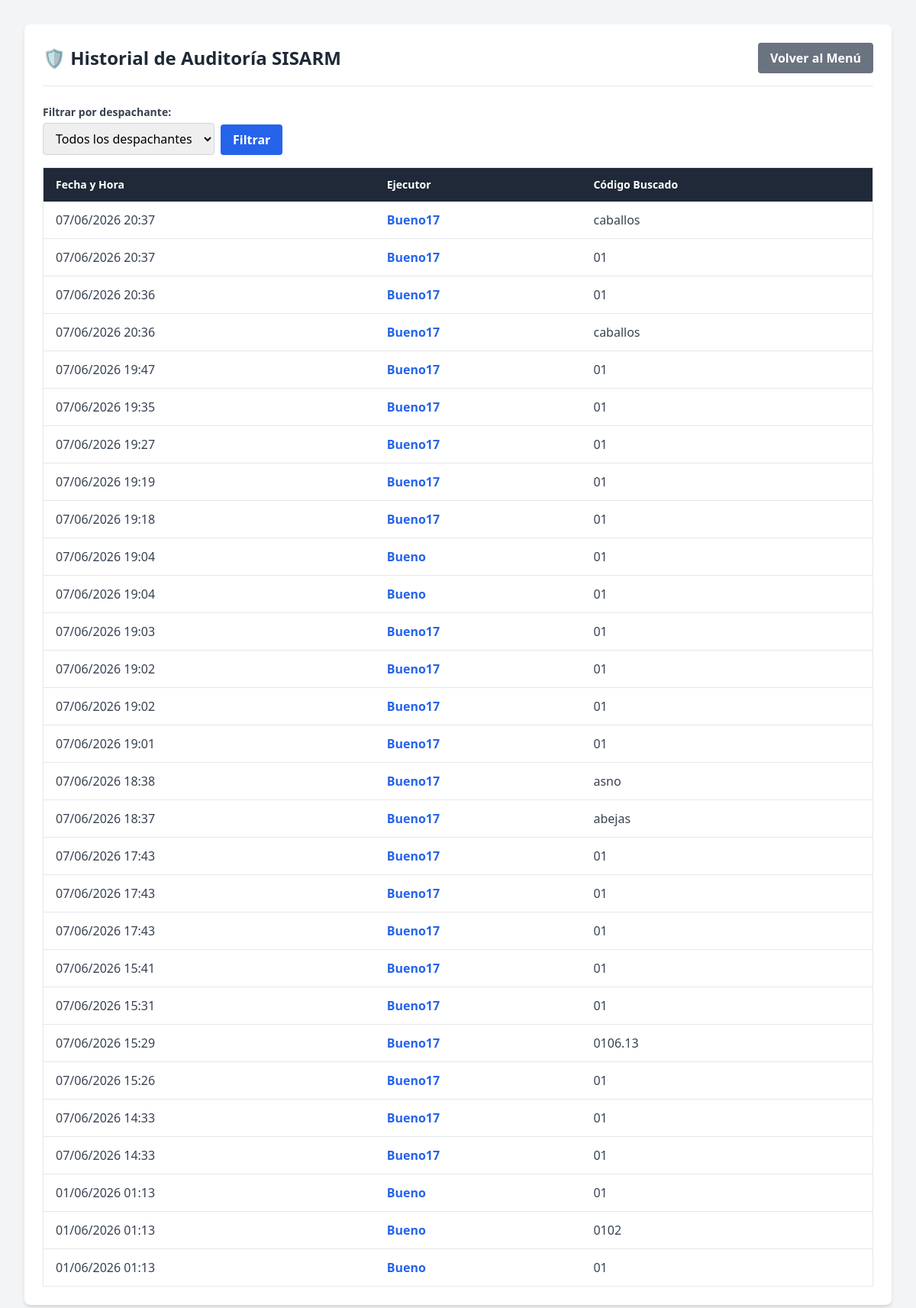
The page /auditoria/ (signed in) on the database its author committed.
### cuentas/models.py (models this page shows, shortened)
class HistorialBusqueda(models.Model):
    usuario = models.ForeignKey(User, on_delete=models.DO_NOTHING, verbose_name="Usuario Ejecutor")
    codigo_buscado = models.CharField(max_length=50, verbose_name="Código Buscado")
    fecha = models.DateTimeField(auto_now_add=True, verbose_name="Fecha y Hora")
    class Meta:
        verbose_name = "Historial de Búsqueda"
        verbose_name_plural = "Historiales de Búsqueda"
        ordering = ['-fecha']

### cuentas/views.py (the view)
# urls.py: path('auditoria/', views.auditoria_busquedas, name='auditoria'),
@staff_member_required
def auditoria_busquedas(request):
    usuarios = User.objects.filter(historialbusqueda__isnull=False).distinct()
    usuario_filtro = request.GET.get('usuario', '')
    registros = HistorialBusqueda.objects.all()
    if usuario_filtro:
        registros = registros.filter(usuario__username=usuario_filtro)
    return render(request, 'auditoria.html', {
        'registros': registros,
        'usuarios': usuarios,
        'usuario_filtro': usuario_filtro,
    })

### templates/auditoria.html (shortened to what this page needs)
<!DOCTYPE html>
<html lang="es">
<head>
    <script src="https://cdn.tailwindcss.com"></script>
</head>
<body class="bg-gray-100 min-h-screen p-8">
    <div class="max-w-6xl mx-auto bg-white p-6 rounded-lg shadow-md">
        <div class="flex justify-between items-center mb-6 border-b pb-4">
            <h1 class="text-2xl font-bold text-gray-800">🛡️ Historial de Auditoría SISARM</h1>
            <a href="{% url 'home' %}" class="bg-gray-500 hover:bg-gray-600 text-white font-bold py-2 px-4 rounded transition duration-300">
                Volver al Menú
            </a>
        </div>
        <form method="get" class="mb-4 flex flex-wrap gap-2 items-end">
            <div>
                <label for="filtro-usuario" class="block text-sm font-bold text-gray-700 mb-1">Filtrar por despachante:</label>
                <select name="usuario" id="filtro-usuario" class="border border-gray-300 rounded px-3 py-2 focus:outline-none focus:ring-2 focus:ring-blue-500">
                    <option value="">Todos los despachantes</option>
                </select>
            </div>
            <button type="submit" class="bg-blue-600 hover:bg-blue-700 text-white font-bold py-2 px-4 rounded transition duration-300">
                Filtrar
            </button>
        </form>
        <div class="overflow-x-auto">
            <table class="min-w-full bg-white border border-gray-200">
                <thead class="bg-gray-800 text-white">
                    <tr>
                        <th class="py-3 px-4 text-left font-semibold text-sm">Fecha y Hora</th>
                        <th class="py-3 px-4 text-left font-semibold text-sm">Ejecutor</th>
                        <th class="py-3 px-4 text-left font-semibold text-sm">Código Buscado</th>
                    </tr>
                </thead>
                <tbody class="text-gray-700">
                    {% for registro in registros %}
                    <tr class="border-b hover:bg-gray-50">
                        <td class="py-3 px-4">{{ registro.fecha|date:"d/m/Y H:i" }}</td>
                        <td class="py-3 px-4">
                            <a href="{% url 'auditoria' %}?usuario={{ registro.usuario.username }}"
                               class="font-bold text-blue-600 hover:text-blue-800 hover:underline">
                                {{ registro.usuario.username }}
                            </a>
                        </td>
                        <td class="py-3 px-4">{{ registro.codigo_buscado }}</td>
                    </tr>
                    {% endfor %}
                </tbody>
            </table>
        </div>
    </div>
</body>
</html>

### rows shown on the page
HistorialBusqueda: fecha "07/06/2026 20:37", usuario.username "Bueno17", codigo_buscado "caballos"
HistorialBusqueda: fecha "07/06/2026 20:37", usuario.username "Bueno17", codigo_buscado "01"
HistorialBusqueda: fecha "07/06/2026 20:36", usuario.username "Bueno17", codigo_buscado "01"
HistorialBusqueda: fecha "07/06/2026 20:36", usuario.username "Bueno17", codigo_buscado "caballos"
HistorialBusqueda: fecha "07/06/2026 19:47", usuario.username "Bueno17", codigo_buscado "01"
HistorialBusqueda: fecha "07/06/2026 19:35", usuario.username "Bueno17", codigo_buscado "01"
HistorialBusqueda: fecha "07/06/2026 19:27", usuario.username "Bueno17", codigo_buscado "01"
HistorialBusqueda: fecha "07/06/2026 19:19", usuario.username "Bueno17", codigo_buscado "01"
HistorialBusqueda: fecha "07/06/2026 19:18", usuario.username "Bueno17", codigo_buscado "01"
HistorialBusqueda: fecha "07/06/2026 19:04", usuario.username "Bueno", codigo_buscado "01"
HistorialBusqueda: fecha "07/06/2026 19:04", usuario.username "Bueno", codigo_buscado "01"
HistorialBusqueda: fecha "07/06/2026 19:03", usuario.username "Bueno17", codigo_buscado "01"
HistorialBusqueda: fecha "07/06/2026 19:02", usuario.username "Bueno17", codigo_buscado "01"
HistorialBusqueda: fecha "07/06/2026 19:02", usuario.username "Bueno17", codigo_buscado "01"
HistorialBusqueda: fecha "07/06/2026 19:01", usuario.username "Bueno17", codigo_buscado "01"
HistorialBusqueda: fecha "07/06/2026 18:38", usuario.username "Bueno17", codigo_buscado "asno"
HistorialBusqueda: fecha "07/06/2026 18:37", usuario.username "Bueno17", codigo_buscado "abejas"
HistorialBusqueda: fecha "07/06/2026 17:43", usuario.username "Bueno17", codigo_buscado "01"
HistorialBusqueda: fecha "07/06/2026 17:43", usuario.username "Bueno17", codigo_buscado "01"
HistorialBusqueda: fecha "07/06/2026 17:43", usuario.username "Bueno17", codigo_buscado "01"
HistorialBusqueda: fecha "07/06/2026 15:41", usuario.username "Bueno17", codigo_buscado "01"
HistorialBusqueda: fecha "07/06/2026 15:31", usuario.username "Bueno17", codigo_buscado "01"
HistorialBusqueda: fecha "07/06/2026 15:29", usuario.username "Bueno17", codigo_buscado "0106.13"
HistorialBusqueda: fecha "07/06/2026 15:26", usuario.username "Bueno17", codigo_buscado "01"
HistorialBusqueda: fecha "07/06/2026 14:33", usuario.username "Bueno17", codigo_buscado "01"
HistorialBusqueda: fecha "07/06/2026 14:33", usuario.username "Bueno17", codigo_buscado "01"
HistorialBusqueda: fecha "01/06/2026 01:13", usuario.username "Bueno", codigo_buscado "01"
HistorialBusqueda: fecha "01/06/2026 01:13", usuario.username "Bueno", codigo_buscado "0102"
HistorialBusqueda: fecha "01/06/2026 01:13", usuario.username "Bueno", codigo_buscado "01"
